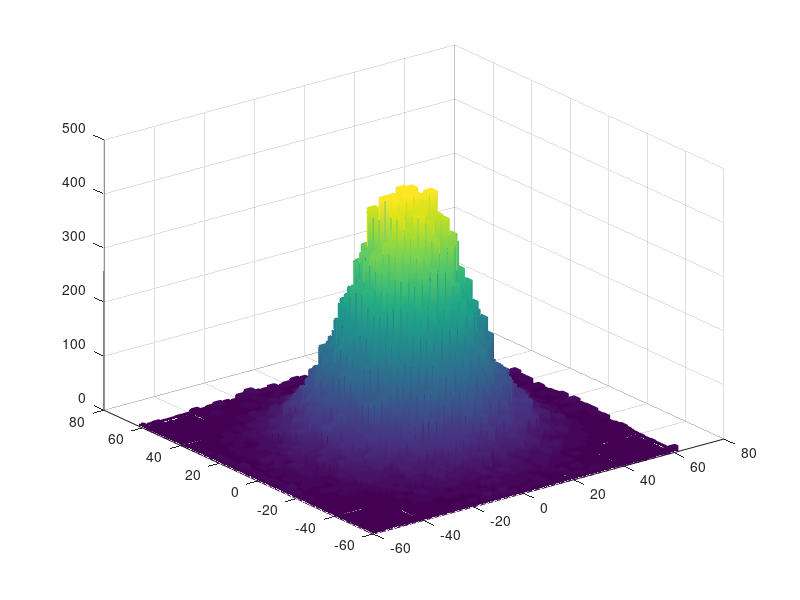

This figure's MATLAB source: (Note: this script raises an error after producing the figure.)
function temple_abm_random_walk_levy_histogram
%TEMPLE_ABM_RANDOM_WALK_LEVY_HISTOGRAM
%   Random walk in two space dimensions, with log-normally
%   distributed step length (and uniformly distributed angle).
%   This is an example of a Levy flight, a random walk with
%   heavy-tailed step lengths. Conducted are several samples
%   of the random walk with several steps. The 2d histogram
%   of the final positions is plotted.
%
% 01/2016 by Benjamin Seibold
%            http://www.math.temple.edu/~seibold/

% Parameters
N = 1e5; % number of samples
ns = 100; % number of steps of random walk
L = 60; % maximum extension of histogram

% Initialization
ax = linspace(-L,L,40); % bins for 2d histogram
X = zeros(N,2); % initialize matrix of positions
for j = 1:ns % loop over steps
    dist = exp(randn(N,1)); % distance stepped (log-normal distribution)
    phi = rand(N,1)*2*pi; % random angle to step into
    X = X+[dist.*cos(phi),dist.*sin(phi)]; % add random step to position
end

% Plotting
clf
hist3(X,{ax,ax}) % plot 2d histogram of final position of random walk
set(get(gca,'child'),'FaceColor','interp','CDataMode','auto') % add color
title(sprintf(['Histogram of position of random walk (%d steps) ',...
    'with log-normal steps (Levy flight)'],ns))
xlabel('x'), ylabel('y') % axis labels
